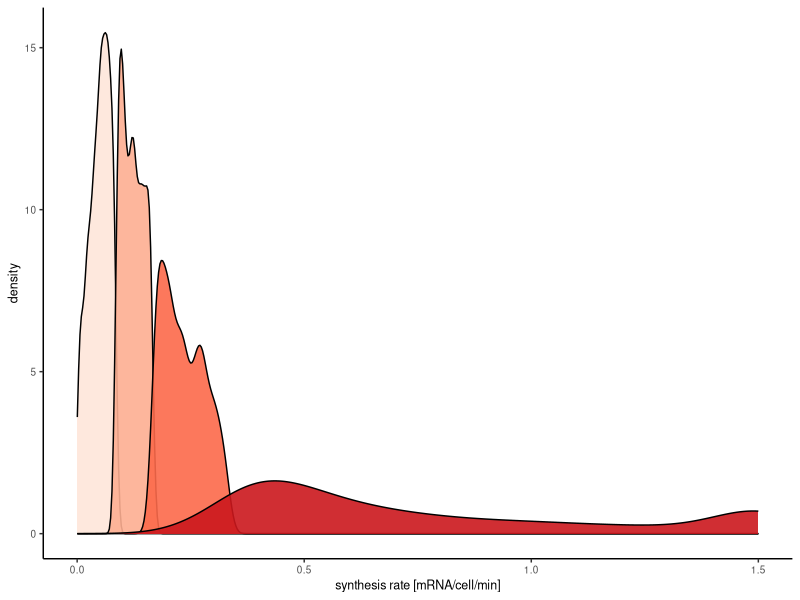

R code for this plot:
rm(list = ls())

library(tidyverse)
library(RColorBrewer)

# upload synthesis rates (crop values above 1.5 for plotting)
# get quartiles
synthesisRates = read.csv("data/synthesisRates.csv") %>% 
  mutate(cropped = ifelse(synthesis_perCell_perMin > 1.5, 1.5, synthesis_perCell_perMin))%>% 
  mutate(quartile = factor(ntile(cropped, 4)))

# plot density plot of quartiles
p = ggplot(synthesisRates, aes(x = cropped, fill = quartile))
p + geom_density(color = "black", alpha = 0.9) +
  theme_classic() +
  xlab("synthesis rate [mRNA/cell/min]") +
  ylab("density") +
  theme(panel.background = element_rect(fill = "transparent"), # bg of the panel
        plot.background = element_rect(fill = "transparent", color = NA),
        text = element_text(size=9),
        legend.position = "none",
        panel.grid.major = element_blank(), 
        panel.grid.minor = element_blank()) +
  scale_fill_brewer(palette = "Reds")
